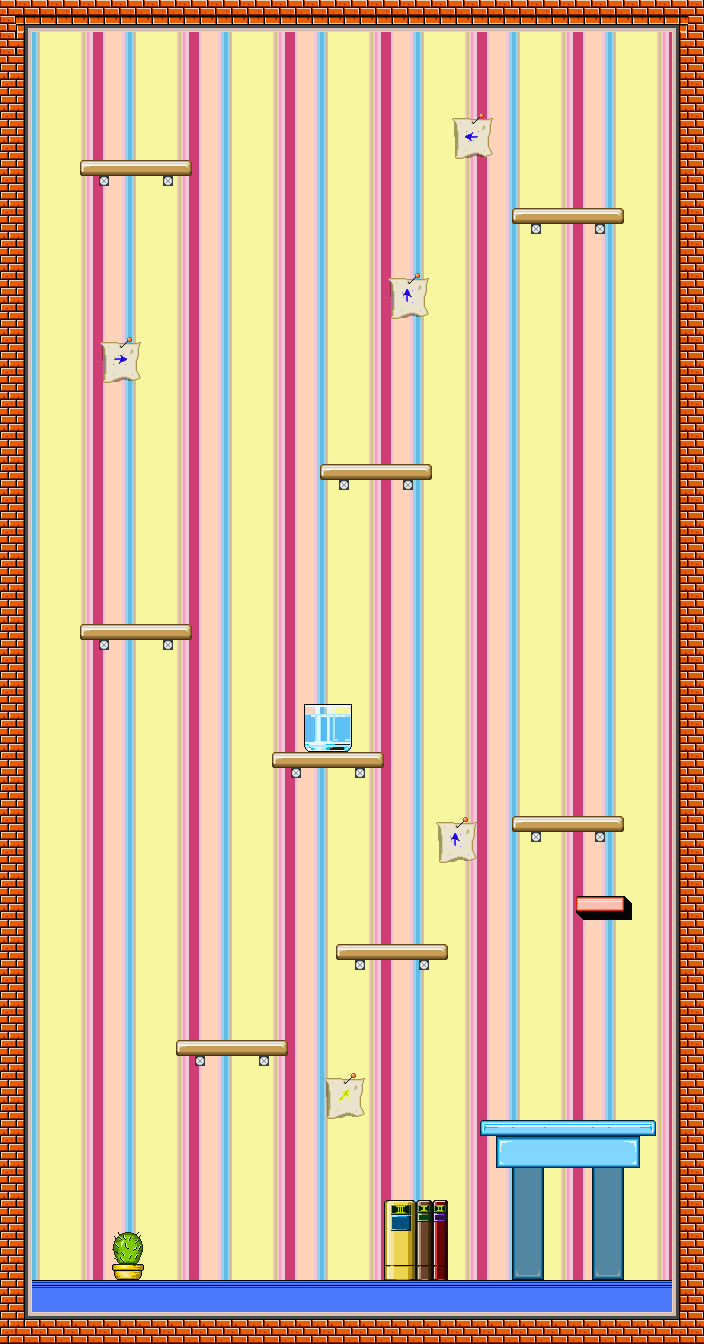

Below is a game level as drawn by its tile map, then a one-line description and the .tmx that defines it (tile-layer data replaced by summaries):
An orthogonal 44x84 tile map with 16x16 px tiles, 4 tile layers (wall, mebel, shadow, back) and 59 objects (45x object, 14x fixture).

<map version="1.0" orientation="orthogonal" renderorder="right-down" width="44" height="84" tilewidth="16" tileheight="16" nextobjectid="199">
 <properties>
  <property name="dlinamap" value="44" />
  <property name="jumpornot" value="true" />
  <property name="startPlayX" value="2" />
  <property name="startPlayY" value="2" />
  <property name="unitScale" value="0.03125" />
  <property name="visotamap" value="84" />
  <property name="what_en" value="level10_en.txt" />
  <property name="what_ru" value="level10_ru.txt" />
 </properties>
 <tileset firstgid="1" name="сссссс" tilewidth="16" tileheight="16" spacing="2" margin="1">
  <image source="maptiles.png" width="576" height="576" />
 </tileset>
 <layer name="wall" width="44" height="84">
  <data>[3696 cells, 3696 non-empty, 59 distinct tile ids]</data>
 </layer>
 <layer name="mebel" width="44" height="84">
  <data>[3696 cells, 217 non-empty, 65 distinct tile ids]</data>
 </layer>
 <layer name="shadow" width="44" height="84">
  <data>[3696 cells, 37 non-empty, 10 distinct tile ids]</data>
 </layer>
 <layer name="back" width="44" height="84">
  <data>[3696 cells, 5 non-empty, 2 distinct tile ids]</data>
 </layer>
 <objectgroup name="box2d">
  <properties>
   <property name="body" value="environment" />
  </properties>
  <object id="1" name="environment" type="object" x="0" y="864">
   <properties>
    <property name="userData" value="123123" />
   </properties>
   <polyline points="32,-832 32,448 672,448 675,-832 32,-832" />
  </object>
  <object id="49" name="flour" type="object" x="720.75" y="1537">
   <properties>
    <property name="body" value="environment" />
    <property name="userData" value="YES_ON" />
   </properties>
   <polyline points="-688,-256 -48,-256" />
  </object>
  <object id="81" name="flour" type="fixture" x="576" y="896" width="48" height="16">
   <properties>
    <property name="body" value="environment" />
    <property name="userData" value="YES_ON" />
   </properties>
  </object>
  <object id="92" name="necar" type="object" x="576" y="816">
   <properties>
    <property name="body" value="environment" />
    <property name="bodyType" value="DynamicBody" />
    <property name="density" value="0" />
    <property name="userData" value="small_car" />
   </properties>
   <polygon points="0,0 32,0 32.0303,-21.6364 25,-31 8,-31 0.030303,-21.6364" />
  </object>
  <object id="93" name="flour" type="fixture" x="384" y="1200" width="64" height="80">
   <properties>
    <property name="body" value="environment" />
    <property name="userData" value="YES_ON" />
   </properties>
  </object>
  <object id="95" name="coub_small" type="object" x="528" y="800" width="16" height="16">
   <properties>
    <property name="body" value="environment" />
    <property name="bodyType" value="DynamicBody" />
    <property name="density" value="1" />
    <property name="userData" value="coub_small" />
   </properties>
  </object>
  <object id="96" name="coub_small" type="object" x="336" y="928" width="16" height="16">
   <properties>
    <property name="body" value="environment" />
    <property name="bodyType" value="DynamicBody" />
    <property name="density" value="1" />
    <property name="userData" value="coub_small" />
   </properties>
  </object>
  <object id="97" name="coub_small" type="object" x="512" y="800" width="16" height="16">
   <properties>
    <property name="body" value="environment" />
    <property name="bodyType" value="DynamicBody" />
    <property name="density" value="1" />
    <property name="userData" value="coub_small" />
   </properties>
  </object>
  <object id="100" name="coub_long" type="object" x="544" y="768" width="16" height="48">
   <properties>
    <property name="body" value="environment" />
    <property name="bodyType" value="DynamicBody" />
    <property name="density" value="1" />
    <property name="userData" value="coub_long 1" />
   </properties>
  </object>
  <object id="115" name="Energycell" type="object" x="192" y="1008" width="32" height="32">
   <properties>
    <property name="body" value="environment" />
    <property name="bodyType" value="DynamicBody" />
    <property name="density" value="1" />
    <property name="userData" value="energycell" />
   </properties>
  </object>
  <object id="116" name="flour" type="fixture" x="480" y="1120" width="176" height="16">
   <properties>
    <property name="body" value="environment" />
    <property name="userData" value="YES_ON" />
   </properties>
  </object>
  <object id="117" name="flour" type="fixture" x="496" y="1136" width="144" height="32">
   <properties>
    <property name="body" value="environment" />
    <property name="userData" value="YES_ON" />
   </properties>
  </object>
  <object id="120" name="pushka" type="object" x="304" y="1264" width="32" height="16">
   <properties>
    <property name="body" value="environment" />
    <property name="bodyType" value="DynamicBody" />
    <property name="density" value="1" />
    <property name="userData" value="pushka_090" />
   </properties>
  </object>
  <object id="128" name="flour" type="fixture" x="112" y="1232" width="32" height="48">
   <properties>
    <property name="body" value="environment" />
    <property name="userData" value="333" />
   </properties>
  </object>
  <object id="130" name="flour" type="fixture" x="320" y="464" width="112" height="16">
   <properties>
    <property name="body" value="environment" />
    <property name="userData" value="YES_ON" />
   </properties>
  </object>
  <object id="131" name="flour" type="fixture" x="272" y="752" width="112" height="16">
   <properties>
    <property name="body" value="environment" />
    <property name="userData" value="YES_ON" />
   </properties>
  </object>
  <object id="132" name="flour" type="fixture" x="512" y="816" width="112" height="16">
   <properties>
    <property name="body" value="environment" />
    <property name="userData" value="YES_ON" />
   </properties>
  </object>
  <object id="133" name="flour" type="fixture" x="336" y="944" width="112" height="16">
   <properties>
    <property name="body" value="environment" />
    <property name="userData" value="YES_ON" />
   </properties>
  </object>
  <object id="134" name="flour" type="fixture" x="176" y="1040" width="112" height="16">
   <properties>
    <property name="body" value="environment" />
    <property name="userData" value="YES_ON" />
   </properties>
  </object>
  <object id="135" name="platfr_goriz" type="object" x="400" y="1056" width="32" height="16">
   <properties>
    <property name="body" value="environment" />
    <property name="bodyType" value="DynamicBody" />
    <property name="density" value="0" />
    <property name="userData" value="plagor 5" />
   </properties>
  </object>
  <object id="136" name="Energycell" type="object" x="80" y="576" width="32" height="32">
   <properties>
    <property name="body" value="environment" />
    <property name="bodyType" value="DynamicBody" />
    <property name="density" value="1" />
    <property name="userData" value="energycell" />
   </properties>
  </object>
  <object id="139" name="water" type="object" x="305.667" y="713">
   <properties>
    <property name="body" value="environment" />
    <property name="bodyType" value="StaticBody" />
    <property name="userData" value="water" />
   </properties>
   <polyline points="0,15 8,25 34,25 43,14" />
  </object>
  <object id="140" name="flour" type="fixture" x="304.667" y="735">
   <properties>
    <property name="body" value="environment" />
    <property name="userData" value="dfdf" />
   </properties>
   <polyline points="2,5 0,-32 -2,-32 -2,16 46,16 46,-32 44,-32 42,5" />
  </object>
  </objectgroup>
</map>
<!-- 36 of 59 objects omitted -->
